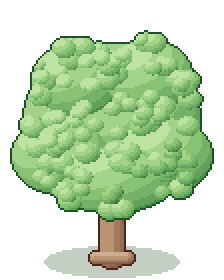
#> input picture jogo/arte/cenario/casa/arvore.png, 112 x 140 px (shown 2 times larger)
$ python -i importar_sprite.py   (imports and definitions only)
#> lines starting #> are read from the running program, lines starting #| are printed output that depends on the picture; after the words box and inside, x2 and y2 are one past the last pixel; in counts of white or black regions, pixels touching at a corner belong together
#!/usr/bin/env python3
"""Importa sprites gerados por IA (ou prints de tela) para o formato do jogo.

Pega uma imagem com um ou mais personagens lado a lado sobre fundo claro e:
1. remove o fundo (preenchimento a partir das bordas, então o branco dos olhos fica);
2. separa cada personagem pelas colunas vazias entre eles;
3. reduz para a escala real de pixel, com o personagem em ~68 px de altura;
4. limpa as cores (quantização) e reforça o contorno;
5. alinha cada um num quadro de 64 x 80 com os pés em y = 76.

Funciona com prints (imagem borrada ou em escala quebrada), mas a imagem
original baixada da ferramenta sempre dá resultado melhor.

Uso:
  python3 ferramentas/importar_sprite.py entrada.png saida.png [--quadros 4] [--altura 68] [--cores 28] [--previa previa.png]
"""

import argparse
from collections import deque

from PIL import Image

QW, QH = 64, 80
PES_Y = 76


def _e_fundo(c, limiar_luz=165, limiar_sat=45):
    """Fundo claro e pouco saturado, incluindo a sombra rosada/acinzentada no chão."""
    r, g, b = c[:3]
    return max(r, g, b) - min(r, g, b) <= limiar_sat and (r + g + b) / 3 >= limiar_luz


def remover_fundo(img, limiar_sat=45):
    """Torna transparente o fundo claro e pouco saturado ligado às bordas.
    Diminua limiar_sat se algum objeto claro (ex.: nuvem branca) estiver sumindo."""
    img = img.convert("RGBA")
    w, h = img.size
    px = img.load()
    visto = bytearray(w * h)
    fila = deque()
    for x in range(w):
        fila.extend(((x, 0), (x, h - 1)))
    for y in range(h):
        fila.extend(((0, y), (w - 1, y)))
    while fila:
        x, y = fila.popleft()
        i = y * w + x
        if visto[i]:
            continue
        visto[i] = 1
        if not _e_fundo(px[x, y], limiar_sat=limiar_sat):
            continue
        px[x, y] = (0, 0, 0, 0)
        for nx, ny in ((x + 1, y), (x - 1, y), (x, y + 1), (x, y - 1)):
            if 0 <= nx < w and 0 <= ny < h and not visto[ny * w + nx]:
                fila.append((nx, ny))
    return img


def separar(img, folga=4):
    """Divide pelos trechos de colunas sem nenhum pixel visível."""
    w, h = img.size
    a = img.getchannel("A").load()
    cheias = [any(a[x, y] > 0 for y in range(h)) for x in range(w)]
    grupos, inicio = [], None
    for x, c in enumerate(cheias + [False]):
        if c and inicio is None:
            inicio = x
        elif not c and inicio is not None:
            if x - inicio > 8:
                grupos.append((inicio, x))
            inicio = None
    # junta pedaços muito próximos (ex.: braço solto do corpo)
    unidos = []
    for g in grupos:
        if unidos and g[0] - unidos[-1][1] <= folga:
            unidos[-1] = (unidos[-1][0], g[1])
        else:
            unidos.append(g)
    figuras = []
    for x0, x1 in unidos:
        recorte = img.crop((x0, 0, x1, h))
        caixa = recorte.getbbox()
        if caixa:
            figuras.append(recorte.crop(caixa))
    return figuras


# [21 lines left out: function separar_em, not called in this run]


def _contorno(img, cor=(70, 44, 52, 255)):
    """Pixels da borda da silhueta ficam escuros, como na pixel art."""
    w, h = img.size
    px = img.load()
    borda = []
    for y in range(h):
        for x in range(w):
            if px[x, y][3] == 0:
                continue
            for nx, ny in ((x + 1, y), (x - 1, y), (x, y + 1), (x, y - 1)):
                if not (0 <= nx < w and 0 <= ny < h) or px[nx, ny][3] == 0:
                    borda.append((x, y))
                    break
    for x, y in borda:
        r, g, b, _ = px[x, y]
        if (r + g + b) / 3 > 90:  # só escurece o que ficou claro demais
            px[x, y] = cor


def _limpar_pontos(img, minimo=8):
    """Apaga grupos de pixels soltos menores que 'minimo' (restos de sombra e ruído)."""
    w, h = img.size
    px = img.load()
    visto = set()
    for y in range(h):
        for x in range(w):
            if (x, y) in visto or px[x, y][3] == 0:
                continue
            grupo, fila = [], deque([(x, y)])
            visto.add((x, y))
            while fila:
                cx, cy = fila.popleft()
                grupo.append((cx, cy))
                for nx, ny in ((cx + 1, cy), (cx - 1, cy), (cx, cy + 1), (cx, cy - 1)):
                    if 0 <= nx < w and 0 <= ny < h and (nx, ny) not in visto and px[nx, ny][3] > 0:
                        visto.add((nx, ny))
                        fila.append((nx, ny))
            if len(grupo) < minimo:
                for gx, gy in grupo:
                    px[gx, gy] = (0, 0, 0, 0)


def reduzir(figura, altura, cores):
    escala = altura / figura.height
    w = max(1, round(figura.width * escala))
    pequeno = figura.resize((w, altura), Image.BOX)
    # transparência dura: ou o pixel existe, ou não existe
    alfa = pequeno.getchannel("A").point(lambda v: 255 if v >= 110 else 0)
    rgb = pequeno.convert("RGB")
    rgb = rgb.quantize(colors=cores, method=Image.Quantize.MEDIANCUT).convert("RGB")
    saida = rgb.convert("RGBA")
    saida.putalpha(alfa)
    _limpar_pontos(saida)
    _contorno(saida)
    return saida


def no_quadro(sprite):
    quadro = Image.new("RGBA", (QW, QH), (0, 0, 0, 0))
    x = (QW - sprite.width) // 2
    y = PES_Y - sprite.height + 1
    quadro.alpha_composite(sprite, (max(0, x), max(0, y)))
    return quadro


def importar(entrada, altura=68, cores=28, quadros=None):
#> called with entrada = '../jogo/arte/cenario/casa/arvore.png', altura = 68, cores = 28
    img = remover_fundo(Image.open(entrada))
#> in remover_fundo, img is the input picture: PIL image 112x140 RGBA; mean R, G, B, A 73.4, 98.4, 62.4, 129.8
    figuras = separar(img)
#> in separar, `cheias = [any(a[x, y] > 0 for y in range(h)) for x in range(w)]`: cheias = 112 items, first 6: False, False, False, False, False, True
#> the loop in separar, `for x, c in enumerate(cheias + [False]):` made 113 passes
#> (c, inicio) on pass 6: (True, 5)
#> c on passes 1, 2, 3, 4, 5, 7: False, False, False, False, False, True
#> after the loop in separar, `for x, c in enumerate(cheias + [False]):`: grupos = [(5, 107)]
#> the loop in separar, `for g in grupos:` made 1 pass
#> the loop in separar, `for x0, x1 in unidos:` made 1 pass
#> (x0, x1, caixa) on pass 1: (5, 107, (0, 15, 102, 139))
#> pass 1, in separar, `recorte = img.crop((x0, 0, x1, h))`:
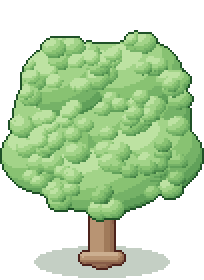
#> recorte: PIL image 102x140 RGBA (shown 2 times larger); mean R, G, B, A 80.5, 108, 68.5, 142.5; transparent parts drawn white
#> after the loop in separar, `for x0, x1 in unidos:`: figuras = 1 item
#> figuras = 1 item
    if quadros and len(figuras) != quadros:
        figuras = separar_em(img, quadros)
    # sombras no chão costumam sair como figura achatada: descarta o que for baixo demais
    maior = max(f.height for f in figuras)
#> maior = 124
    figuras = [f for f in figuras if f.height > maior * 0.5]
    return [no_quadro(reduzir(f, altura, cores)) for f in figuras]
#> in reduzir, `pequeno = figura.resize((w, altura), Image.BOX)`:
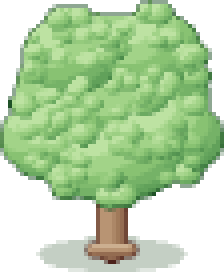
#> pequeno: PIL image 56x68 RGBA (shown 4 times larger); mean R, G, B, A 92.3, 124.1, 78.6, 160.9; transparent parts drawn white
#> in reduzir, `alfa = pequeno.getchannel("A").point(lambda v: 255 if v >= 110 else 0)`:
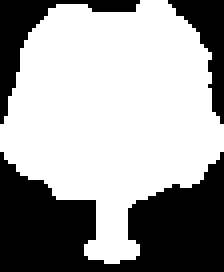
#> alfa: PIL image 56x68 L (shown 4 times larger); 62.7% white; 3 black regions, box (x1, y1, x2, y2) and area: (0, 38, 56, 68) 1031, (0, 0, 35, 31) 224, (42, 0, 56, 31) 165
#> in reduzir, `rgb = pequeno.convert("RGB")`:
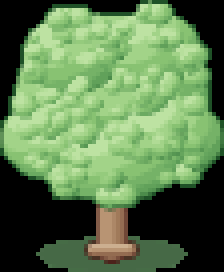
#> rgb: PIL image 56x68 RGB (shown 4 times larger); mean R, G, B 92.3, 124.1, 78.6
#> in reduzir, `rgb = rgb.quantize(colors=cores, method=Image.Quantize.MEDIANCUT).conv..`:
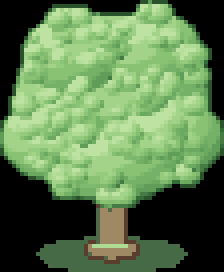
#> rgb: PIL image 56x68 RGB (shown 4 times larger); mean R, G, B 92.2, 124.4, 78.8
#> in reduzir, `saida.putalpha(alfa)`:
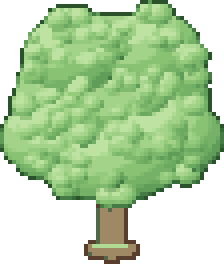
#> saida: PIL image 56x68 RGBA (shown 4 times larger); mean R, G, B, A 92.2, 124.4, 78.8, 159.9; transparent parts drawn white
#> the loop in _contorno, `for x, y in borda:` made 196 passes
#> (r, g, b) on passes 1 to 3: (43, 83, 43), (43, 83, 43), (95, 157, 88)
#> in no_quadro, `quadro = Image.new("RGBA", (QW, QH), (0, 0, 0, 0))`: quadro: PIL image 64x80 RGBA; every value is 0
#> in no_quadro, `quadro.alpha_composite(sprite, (max(0, x), max(0, y)))`:
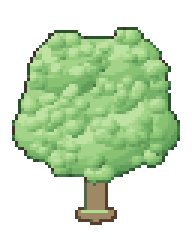
#> quadro: PIL image 64x80 RGBA (shown 3 times larger); mean R, G, B, A 65.5, 87.3, 55.4, 118.9; transparent parts drawn white


# [20 lines left out: function main, not called in this run]


# [2 lines not run here, left out]

>>> result = importar('../jogo/arte/cenario/casa/arvore.png')
#> result = 1 item

$ run again, on jogo/arte/cenario/casa/casa.png
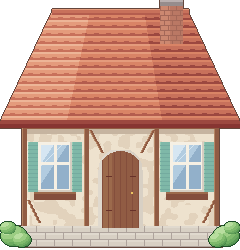
#> input picture jogo/arte/cenario/casa/casa.png, 240 x 250 px
#> in remover_fundo, img is the input picture: PIL image 240x250 RGBA; mean R, G, B, A 153.8, 119.4, 103.5, 204
#> cheias = 240 items, first 6: True, True, True, True, True, True
#> the loop in separar, `for x, c in enumerate(cheias + [False]):` made 241 passes
#> inicio on pass 1: 0
#> after the loop in separar, `for x, c in enumerate(cheias + [False]):`: grupos = [(0, 240)]
#> the loop in separar, `for g in grupos:` made 1 pass
#> the loop in separar, `for x0, x1 in unidos:` made 1 pass
#> (x0, x1, caixa) on pass 1: (0, 240, (0, 0, 240, 248))
#> after the loop in separar, `for x0, x1 in unidos:`: figuras = 1 item
#> maior = 248
#> in reduzir, `alfa = pequeno.getchannel("A").point(lambda v: 255 if v >= 110 else 0)`:
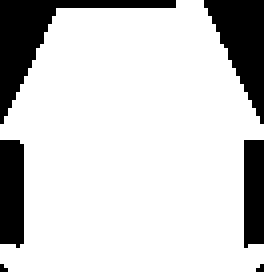
#> alfa: PIL image 66x68 L (shown 4 times larger); 81% white; 6 black regions (2 under 20 px), largest, box (x1, y1, x2, y2) and area: (0, 0, 44, 31) 308, (51, 0, 66, 31) 250, (0, 35, 6, 62) 156, (61, 35, 66, 62) 131
#> the loop in _contorno, `for x, y in borda:` made 248 passes
#> (r, g, b) on passes 1 to 3: (171, 150, 136), (171, 150, 136), (171, 150, 136)
#> in no_quadro, `quadro.alpha_composite(sprite, (max(0, x), max(0, y)))`:
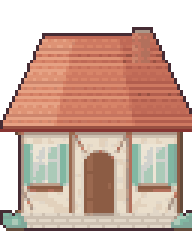
#> quadro: PIL image 64x80 RGBA (shown 3 times larger); mean R, G, B, A 132.8, 102.4, 88.9, 180.1; transparent parts drawn white
#> result = 1 item
